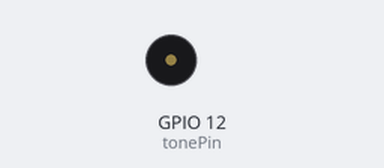
A sketch run on a simulated ESP32. Shown: buzzer (waves = sounding).

Above: at 0.41 s.
At 3.7 s:
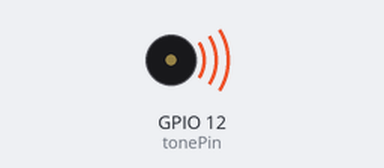
Timing chart, 0 to 5.3 s (numbered marks = the images above):
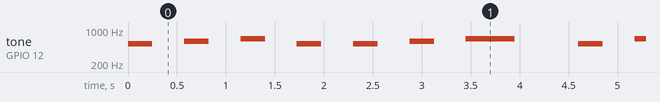

Measured:
- by itself, tone on GPIO 12 (tonePin): plays 523 Hz for 0.25 s, 587 Hz for 0.25 s, 659 Hz for 0.25 s, 523 Hz for 0.25 s, 523 Hz for 0.25 s, 587 Hz for 0.25 s … (199 notes in this stretch)

The sketch:

W8-1.ino
```cpp
#include "pitches.h"

int freq = 2000; 
int channel = 0; 
int resolution = 8;

int tonePin = 12;

int melody[] = {
  NOTE_C5, NOTE_D5, NOTE_E5, NOTE_C5, NOTE_C5, NOTE_D5, NOTE_E5,
  NOTE_C5, NOTE_E5, NOTE_F5, NOTE_G5, NOTE_E5, NOTE_F5, NOTE_G5,
  NOTE_G5, NOTE_A5, NOTE_G5, NOTE_F5, NOTE_E5, NOTE_C5, NOTE_G5,
  NOTE_A5, NOTE_G5, NOTE_F5, NOTE_E5, NOTE_C5, NOTE_C5, NOTE_G4,
  NOTE_C5, NOTE_C5, NOTE_G4, NOTE_C5, NOTE_C5, NOTE_C5, NOTE_D5,
  NOTE_C5, NOTE_F5, NOTE_E5, NOTE_C5, NOTE_C5, NOTE_D5, NOTE_C5,
};
int noteDurations[] = {
  4, 4, 4, 4, 4, 4, 2,
  4, 4, 4, 4, 4, 4, 2,
  4, 4, 4, 4, 4, 4, 2,
  4, 4, 4, 4, 4, 4, 2,
  4, 4, 4, 4, 4, 4, 2,
  4, 4, 4, 4, 4, 4, 2,
};

void setup() {
  Serial.begin(115200);
  ledcSetup(channel, freq, resolution);
  ledcAttachPin(tonePin, channel);
}

void loop() {
    for (int thisNote = 0; thisNote < 42; thisNote++) {
      int noteDuration = 1000 / noteDurations[thisNote];
      ledcWriteTone(channel, melody[thisNote]);
      delay(noteDuration);
      ledcWriteTone(channel, 0);
      int pauseBetweenNotes = noteDuration * 1.30;
      delay(pauseBetweenNotes);
    }
}
```

pitches.h
```cpp
/*************************************************
 * Public Constants
 *************************************************/

#define NOTE_B0  31
#define NOTE_C1  33
#define NOTE_CS1 35
#define NOTE_D1  37
#define NOTE_DS1 39
#define NOTE_E1  41
#define NOTE_F1  44
#define NOTE_FS1 46
#define NOTE_G1  49
#define NOTE_GS1 52
#define NOTE_A1  55
#define NOTE_AS1 58
#define NOTE_B1  62
#define NOTE_C2  65
#define NOTE_CS2 69
#define NOTE_D2  73
#define NOTE_DS2 78
#define NOTE_E2  82
#define NOTE_F2  87
#define NOTE_FS2 93
#define NOTE_G2  98
#define NOTE_GS2 104
#define NOTE_A2  110
#define NOTE_AS2 117
#define NOTE_B2  123
#define NOTE_C3  131
#define NOTE_CS3 139
#define NOTE_D3  147
#define NOTE_DS3 156
#define NOTE_E3  165
#define NOTE_F3  175
#define NOTE_FS3 185
#define NOTE_G3  196
#define NOTE_GS3 208
#define NOTE_A3  220
#define NOTE_AS3 233
#define NOTE_B3  247
#define NOTE_C4  262
#define NOTE_CS4 277
#define NOTE_D4  294
#define NOTE_DS4 311
#define NOTE_E4  330
#define NOTE_F4  349
#define NOTE_FS4 370
#define NOTE_G4  392
#define NOTE_GS4 415
#define NOTE_A4  440
#define NOTE_AS4 466
#define NOTE_B4  494
#define NOTE_C5  523
#define NOTE_CS5 554
#define NOTE_D5  587
#define NOTE_DS5 622
#define NOTE_E5  659
#define NOTE_F5  698
#define NOTE_FS5 740
#define NOTE_G5  784
#define NOTE_GS5 831
#define NOTE_A5  880
#define NOTE_AS5 932
#define NOTE_B5  988
#define NOTE_C6  1047
#define NOTE_CS6 1109
#define NOTE_D6  1175
#define NOTE_DS6 1245
#define NOTE_E6  1319
#define NOTE_F6  1397
#define NOTE_FS6 1480
#define NOTE_G6  1568
#define NOTE_GS6 1661
#define NOTE_A6  1760
#define NOTE_AS6 1865
#define NOTE_B6  1976
#define NOTE_C7  2093
#define NOTE_CS7 2217
#define NOTE_D7  2349
#define NOTE_DS7 2489
#define NOTE_E7  2637
#define NOTE_F7  2794
#define NOTE_FS7 2960
#define NOTE_G7  3136
#define NOTE_GS7 3322
#define NOTE_A7  3520
#define NOTE_AS7 3729
#define NOTE_B7  3951
#define NOTE_C8  4186
#define NOTE_CS8 4435
#define NOTE_D8  4699
#define NOTE_DS8 4978
```
